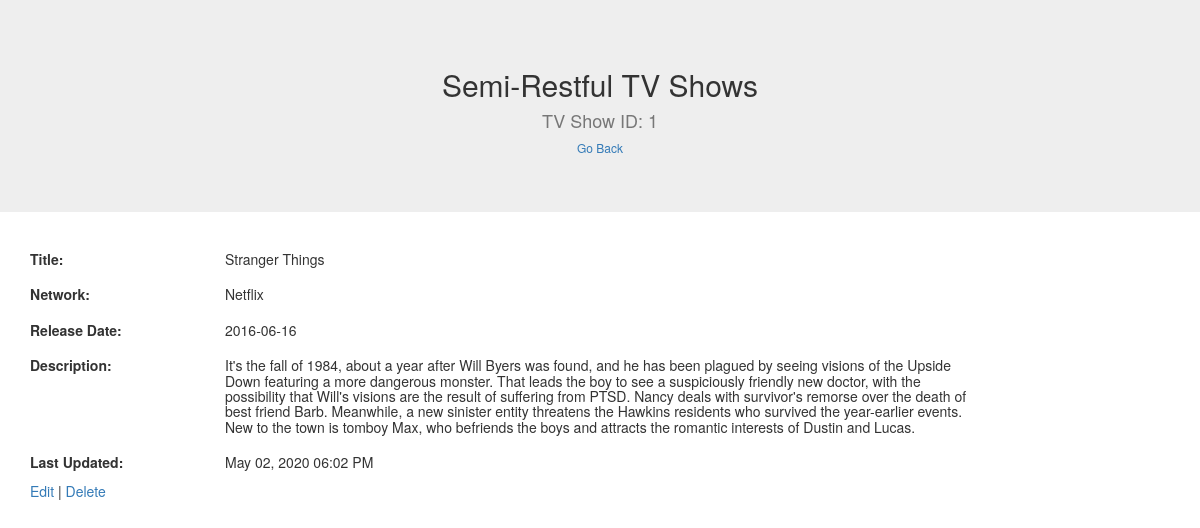
Page /shows/1 on the committed database.
### semiRestfulTVShowsAPP/models.py (models this page shows)
class Show(models.Model):
    title = models.CharField(max_length=45)
    network = models.CharField(max_length=60)
    releaseDate = models.DateField()
    description = models.TextField()
    created_at = models.DateTimeField(auto_now_add=True)
    updated_at = models.DateTimeField(auto_now=True)

### semiRestfulTVShowsAPP/views.py (the view)
# urls.py: path('shows/<int:showID>', views.tvShow),
def tvShow(request, showID):
    S = Show.objects.get(id = showID)
    context = {
        'id' : S.id,
        'title' : S.title,
        'network' : S.network,
        'releaseDate' : S.releaseDate.strftime('%Y-%m-%d'),
        'description' : S.description,
        'lastUpdated' : S.updated_at.strftime('%B %d, %Y %I:%M %p')
    }
    return render(request, 'tvShow.html', context)

### semiRestfulTVShowsAPP/templates/tvShow.html (shortened to what this page needs)
<!DOCTYPE html>
<html lang="en">
<head>
    <link rel="stylesheet" href="https://maxcdn.bootstrapcdn.com/bootstrap/3.3.7/css/bootstrap.min.css">
</head>
<body>
    <header class="jumbotron jumbotron-fluid">
        <h2 class="text-center">
            Semi-Restful TV Shows
        </h2>
        <h4 class="text-center text-muted">
            TV Show ID: {{ id }}
        </h4>
        <h6 class="text-center">
        </h6>
    </header>
    <main class="container">
        <div class="row">
            <div class="col-sm-2">
                <h5><strong>Title:</strong></h5>
            </div>
            <div class="col-sm-8">
                <h5>{{ title }}</h5>
            </div>
        </div>
        <div class="row">
            <div class="col-sm-2">
                <h5><strong>Network:</strong></h5>
            </div>
            <div class="col-sm-8">
                <h5>{{ network }}</h5>
            </div>
        </div>
        <div class="row">
            <div class="col-sm-2">
                <h5><strong>Release Date:</strong></h5>
            </div>
            <div class="col-sm-8">
                <h5>{{ releaseDate }}</h5>
            </div>
        </div>
        <div class="row">
            <div class="col-sm-2">
                <h5><strong>Description:</strong></h5>
            </div>
            <div class="col-sm-8">
                <h5>{{ description }}</h5>
            </div>
        </div>
        <div class="row">
            <div class="col-sm-2">
                <h5><strong>Last Updated:</strong></h5>
            </div>
            <div class="col-sm-8">
                <h5>{{ lastUpdated }}</h5>
            </div>
        </div>
        <div class="row">
            <div class="col-sm-2">
                <a href="/shows/{{ id }}/edit">Edit</a> | <a href="/shows/{{ id }}/destroy">Delete</a>
            </div>
        </div>
    </main>
</body>
</html>

### rows in the picture
Show: title "Stranger Things", network "Netflix", description "It's the fall of 1984, about a year after Will Byers was found, and he has been plagued by seeing visions of the Upside Down featuring a more dangerous monster. That leads the boy to see a suspiciously friendly new doctor, with the possibility that Will's visions are the result of suffering from PTSD. Nancy deals with survivor's remorse over the death of best friend Barb. Meanwhile, a new sinister entity threatens the Hawkins residents who survived the year-earlier events. New to the town is tomboy Max, who befriends the boys and attracts the romantic interests of Dustin and Lucas."

### other values in the picture
{{ id }} "1"
{{ releaseDate }} "2016-06-16"
{{ lastUpdated }} "May 02, 2020 06:02 PM"
